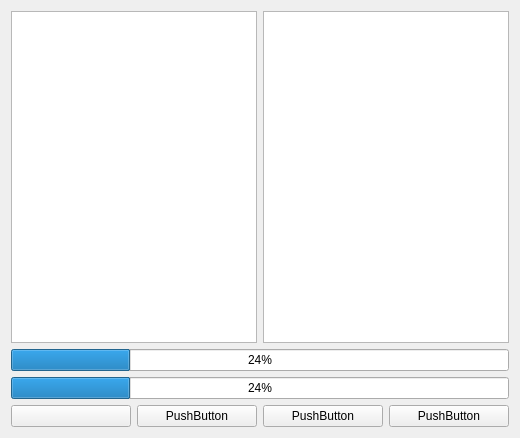
<?xml version="1.0" encoding="UTF-8"?>
<ui version="4.0">
 <class>Form</class>
 <widget class="QWidget" name="Form">
  <property name="geometry">
   <rect>
    <x>0</x>
    <y>0</y>
    <width>520</width>
    <height>438</height>
   </rect>
  </property>
  <property name="windowTitle">
   <string>Form</string>
  </property>
  <layout class="QVBoxLayout" name="verticalLayout_2">
   <item>
    <layout class="QHBoxLayout" name="horizontalLayout">
     <item>
      <widget class="QListWidget" name="listWidget"/>
     </item>
     <item>
      <widget class="QListWidget" name="listWidget_2"/>
     </item>
    </layout>
   </item>
   <item>
    <layout class="QVBoxLayout" name="verticalLayout">
     <item>
      <widget class="QProgressBar" name="progressBar">
       <property name="value">
        <number>24</number>
       </property>
      </widget>
     </item>
     <item>
      <widget class="QProgressBar" name="progressBar_2">
       <property name="value">
        <number>24</number>
       </property>
      </widget>
     </item>
    </layout>
   </item>
   <item>
    <layout class="QHBoxLayout" name="horizontalLayout_2">
     <item>
      <widget class="QPushButton" name="pushButton_2">
       <property name="text">
        <string/>
       </property>
      </widget>
     </item>
     <item>
      <widget class="QPushButton" name="pushButton_3">
       <property name="text">
        <string>PushButton</string>
       </property>
      </widget>
     </item>
     <item>
      <widget class="QPushButton" name="pushButton_4">
       <property name="text">
        <string>PushButton</string>
       </property>
      </widget>
     </item>
     <item>
      <widget class="QPushButton" name="pushButton">
       <property name="text">
        <string>PushButton</string>
       </property>
      </widget>
     </item>
    </layout>
   </item>
  </layout>
 </widget>
 <resources/>
 <connections/>
</ui>
